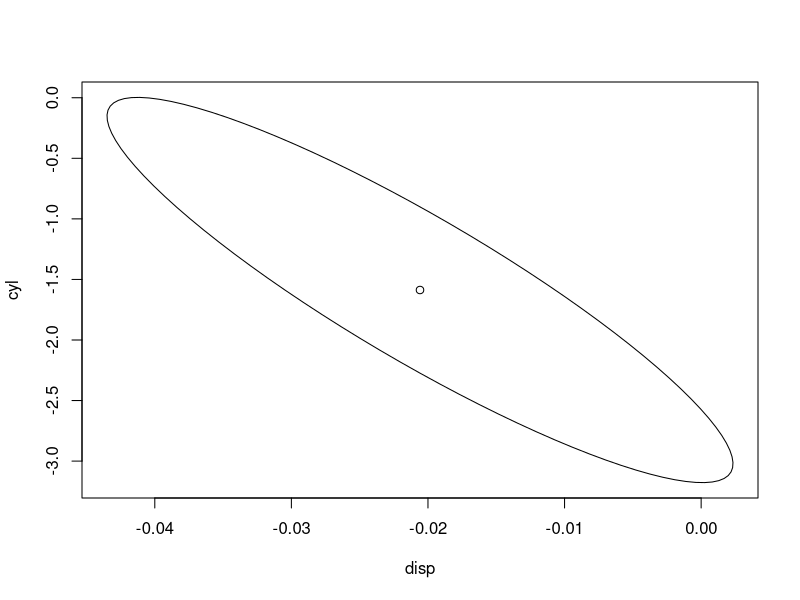

R code for this plot:
library(ellipse)


### Name: ellipse.lm
### Title: Outline a pairwise confidence region for a linear model fit.
### Aliases: ellipse.lm
### Keywords: dplot regression

### ** Examples

# Plot the estimate and joint 90% confidence region for the displacement and cylinder
# count linear coefficients in the mtcars dataset
data(mtcars)
fit <- lm(mpg ~ disp + cyl , mtcars)
plot(ellipse(fit, which = c('disp', 'cyl'), level = 0.90), type = 'l')
points(fit$coefficients['disp'], fit$coefficients['cyl'])
